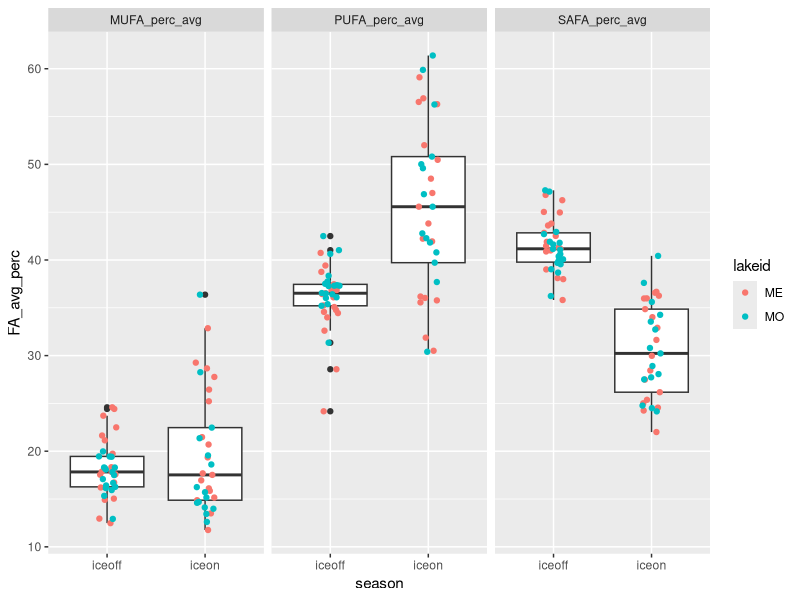
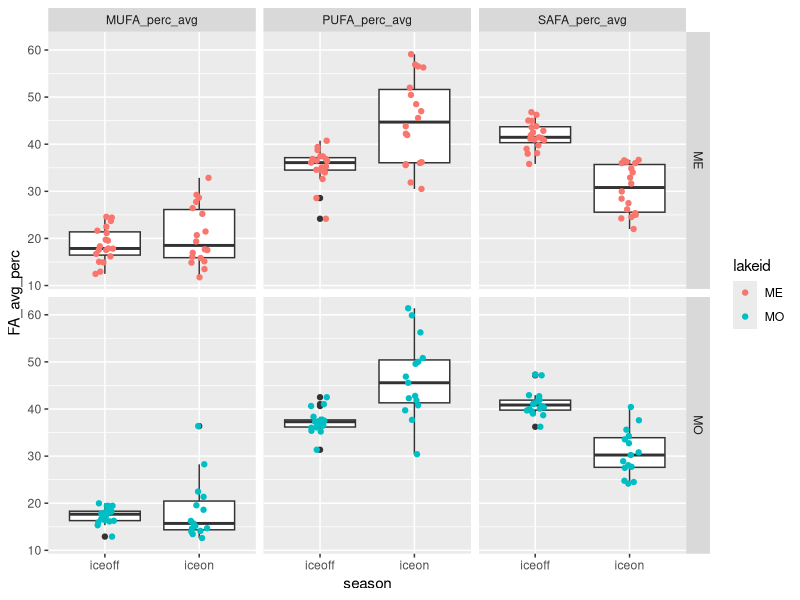
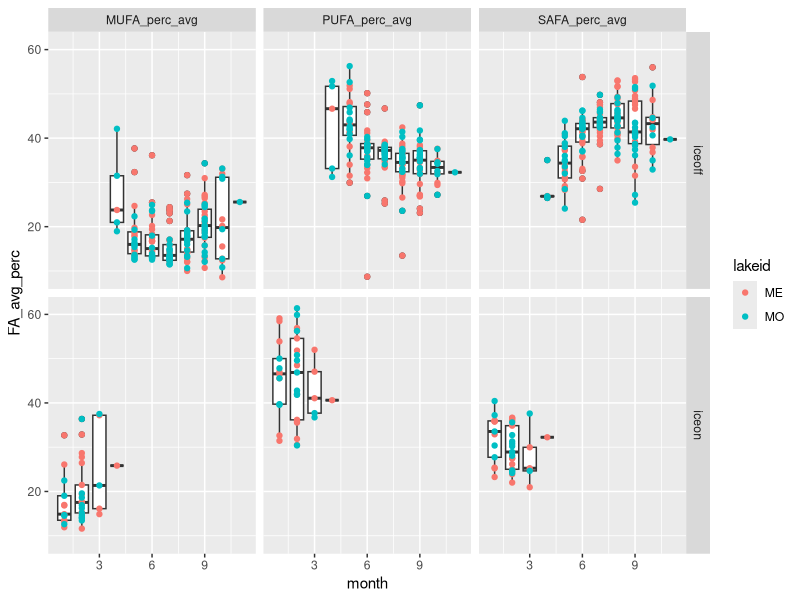
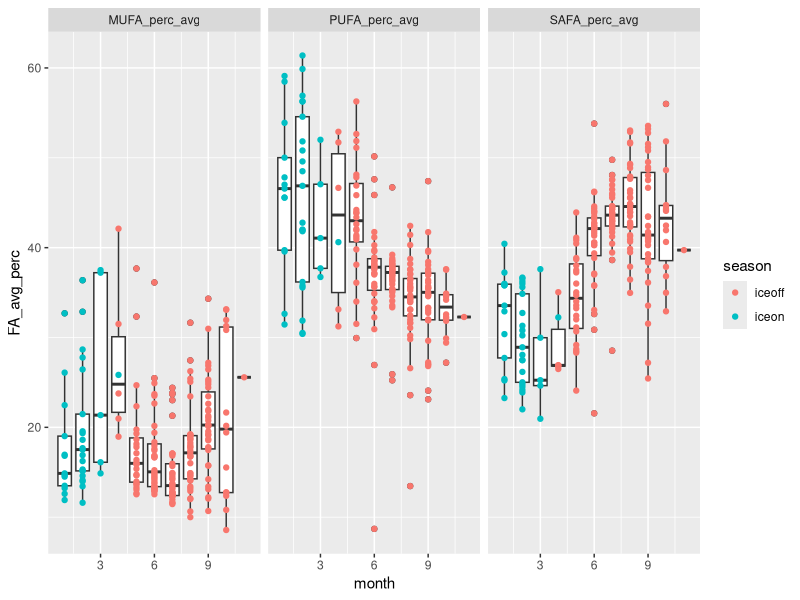
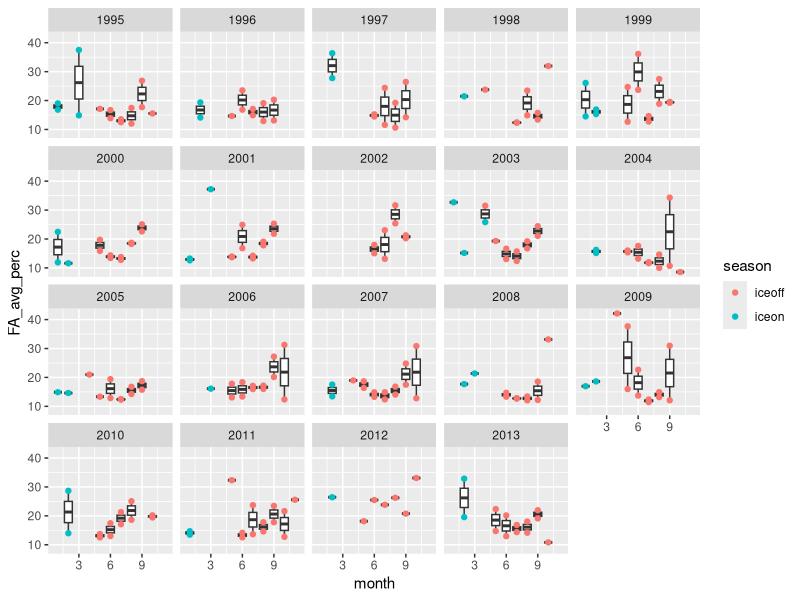
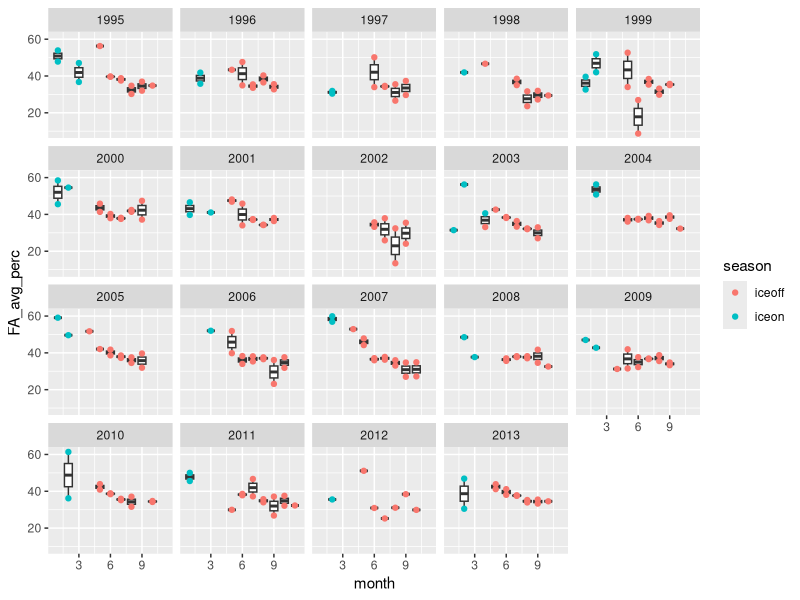
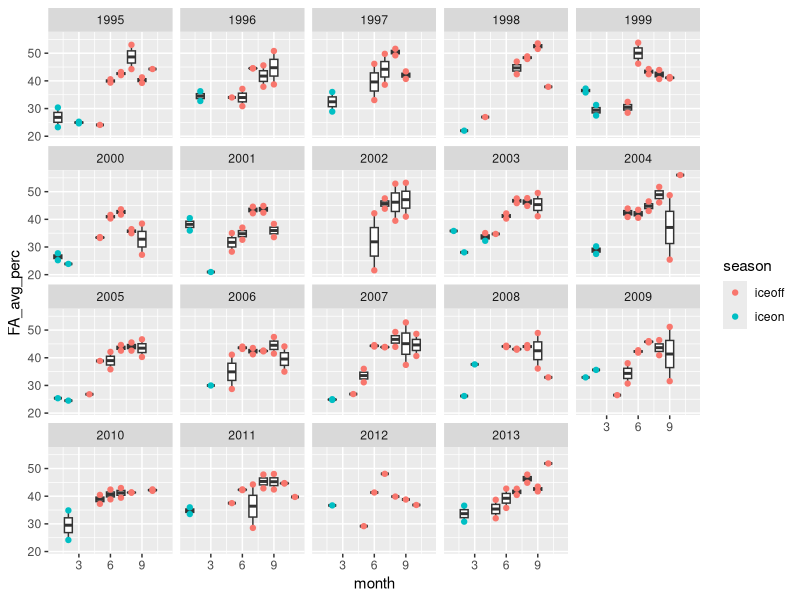

Source code (R) for these figures, in order:
# ============================================================== #
## ========================= OVERVIEW ========================= ##
# ============================================================== #

# Looking at iceon/iceoff community FA profiles
# Only using Lakes Mendota and Monona from LTER,
# as they have equivalent iceon/iceoff paired data
# Using AG PLoS paper FA dataset, with some aggregation/crosswalking
# to match LTER data.

# ============================================================== #
## =================== DATA WRANGLING STEPS =================== ##
# ============================================================== #

# 1) LTER data - read in, format dates, keep only ME/MO
# 2) read in iceon/iceoff data (ecology letters paper)
# 3) tag LTER data with season, keep only iceon/iceoff
# 4) aggregate LTER samples to month (mean taxa biomass by lake/year/month)
# 5) identify genera <5% of any sample - remove these genera
# 6) calculate dry weight (20% of wet weight)
# 7) read in FA PLoS data - keep freshwater, proportion data
# --> 7.5) fix FA/LTER group/division matches (see crosswalk.xlsx)
# 8) aggregate FA to genus and division level profiles
# 9) aggregate biomass to genus level
# 10) tag LTER data with whether has matching division/Group or genus in FA data
# 11) merge LTER with FA data (genus, division, NA matches)
# 12) weight FA data by biomass dry weight / total biomass (genus-level FA, independent of biomass)
# 13) aggregated weighted to community level 



# ============================================================== #
## ====================== SCRIPT BEGINS ======================= ##
# ============================================================== #

#load packages
library(dplyr)
library(reshape2)
library(tidyr)
library(lubridate)
library(vegan)
library(RColorBrewer)
library(ggplot2)

# ============================================================================
# ----> read in LTER phyto data

#read in, format dates so can stack ok 

madison <- read.csv("../Data/ntl88_v7.csv", stringsAsFactors = FALSE) %>% 
  mutate(date = as.Date(sampledate, format = "%m/%d/%Y")) %>% 
  select(-sampledate)

#only madison lakes have matching iceon/iceoff data
lter_lakes <- madison %>% 
  filter(lakeid %in% c("MO", "ME"))

#keep only necessary files
lter_lakes <- lter_lakes %>% 
  mutate(month = month(date),
         year = year(date)) %>% 
  select(lakeid, year, month, date, sta, depth_range, 
         division, genus, taxa_name, biomass_conc)

#=============================================================================
# ----> read in under ice data, for ice on/off timing
seasons_orig <- read.csv("../Data/under_ice_data.csv", stringsAsFactors = FALSE)

#keep only wisconsin, cols of interest, make start and end full dates
seasons_wisc <- seasons_orig %>% 
  filter(lakeregloc == "Wisconsin") %>% 
  select(year, season, lakename, lakeregloc, 
         startday, startmonth, startyear, 
         endday, endmonth, endyear) %>% #, 
  #iceduration, periodn, photicdepth, 
  #icedepth, snowdepth, airtemp) %>% 
  mutate(startmonum = match(startmonth, month.abb),
         endmonum = match(endmonth, month.abb)) %>% 
  mutate(startdate = paste(startyear, startmonum, startday, sep = "-"),
         enddate = paste(endyear, endmonum, endday, sep = "-"))

#unique(seasons_wisc$lakename)
#unique(lter_lakes$lakeid) %>% sort()

#make lakeid to match
seasons_lakes <- seasons_wisc %>% 
  mutate(lakeid = ifelse(lakename == "Lake Mendota", "ME", NA),
         lakeid = ifelse(lakename == "Lake Monona", "MO", lakeid)) %>% 
  select(season, lakeid, year, startdate, enddate) %>% 
  filter(lakeid %in% c("ME", "MO"))

# Note: we are losing the 2014/2015/2016 data by using this to subset
# we may want to go back to raw LTER ice data to get 2014/2015/2016 iceon/iceoff dates

#=============================================================================
# ----> tag data with season

lter_dates_only <- lter_lakes %>% 
  select(lakeid, year, date) %>% 
  unique() %>% 
  rename(sample_year = year) %>% 
  arrange(lakeid, sample_year)

#make seasons wide format to can have column "start", "sample", and "end" dates
seasons_lakes_wide <- seasons_lakes %>% 
  melt(id.vars = c("lakeid", "year", "season"), variable.name = "category", value.name = "date") %>% 
  mutate(seasons_category = paste(season, category, sep = "_")) %>% 
  select(-season, -category) %>% 
  dcast(lakeid + year ~ seasons_category, value.var = "date") %>% 
  rename(winter_yr = year) %>% 
  select(lakeid, winter_yr, iceon_startdate, iceon_enddate, iceoff_startdate, iceoff_enddate)

#we're only interested in iceon/iceoff
#(looking at ice vs stratified patterns in FA)

lter_seasons_pre <- merge(lter_dates_only, seasons_lakes_wide,
                      by = c("lakeid"), all.x = TRUE) %>% 
  #tag seasons with iceon/iceoff (NA if not fall within start/end dates)
  mutate(season = ifelse(date >= iceon_startdate & date <= iceon_enddate, "iceon", NA),
         season = ifelse(date >= iceoff_startdate & date <= iceoff_enddate, "iceoff", season)) %>% 
  #keep only samples that fall within iceon or iceoff
  filter(!is.na(season))

#merge back to full lter data
lter_seasons <- lter_seasons_pre %>% 
  #group things by *winter* year
  select(lakeid, date, winter_yr, season) %>% 
  merge(lter_lakes, by = c("lakeid", "date")) %>% 
  select(-year)

#=============================================================================
# ----> aggregate samples to month

#aggregate to month within *winter* year and lake (ignore station and depth for now)
#since ignoring "other" seasons, shouldn't have issue of sample dates across seasons

#using mean since some dates have multiple samples per month, while others have one or none
#using averages to account for multiple within-month samples, make comparable

lter_month <- lter_seasons %>% 
  #monthly taxa mean biomass (across stations and depth)
  group_by(lakeid, winter_yr, season, month, division, genus, taxa_name) %>% 
  summarize(biomass_ww_m = mean(biomass_conc, na.rm = TRUE)) %>% 
  as.data.frame()

#check out number of years
# lter_month %>% 
#   select(lakeid, winter_yr, season) %>% 
#   group_by(lakeid, season) %>% 
#   summarize(n = n_distinct(winter_yr))


#========================================================================
# ----> identify <5% of samples

#identify contributors (genus-level) <5% of any sample any date (within lake)
#use wet weight (shouldn't matter)

#find contributions to biomass, in terms of %
lter_contribs <- lter_month %>% 
  #for each lake/year/month, find total biomass
  group_by(lakeid, winter_yr, month) %>% 
  mutate(total_bm = sum(biomass_ww_m)) %>% 
  ungroup() %>% 
  #for lake/date, find genus biomass
  group_by(lakeid, winter_yr, month, genus) %>% 
  mutate(genus_bm = sum(biomass_ww_m)) %>% 
  as.data.frame() %>% 
  select(-taxa_name, -biomass_ww_m) %>% 
  #find percent genus biomass of total biomass
  mutate(perc_genus_bm = genus_bm / total_bm * 100) %>% 
  ungroup()  

#find genera that are ever over 5% of a sample BY LAKE
lter_high_contrib <- lter_contribs %>% 
  filter(perc_genus_bm >= 0.05)

lter_high_contrib_genera <- lter_high_contrib %>% 
  select(lakeid, genus) %>% 
  unique() %>% 
  arrange(lakeid, genus) %>% 
  mutate(high_p = "present")

#find genera that are NOT ever over 5% of a sample
lter_low_contrib <- lter_contribs %>% 
  filter(perc_genus_bm < 0.05) 

lter_low_contrib_genera <- lter_low_contrib %>% 
  select(lakeid, genus) %>% 
  unique() %>% 
  arrange(lakeid, genus) %>% 
  mutate(low_p = "present")

#merge, keep ones that are present in low and not in high
#(i.e., those that are never >=5% of a sample)
lter_remove_5 <- merge(lter_high_contrib_genera, lter_low_contrib_genera,
                       by = c("lakeid", "genus"), all = TRUE) %>% 
  #these are ones that are never >=5% of a lake sample
  filter(low_p == "present" & is.na(high_p))


#========================================================================
# ----> LTER after removals of low contributors

#by lake/date - total genus biomass AFTER remove low contribs
lter_after_remove <- lter_month %>% 
  #remove low contributors by lake and genus
  filter( !((lakeid %in% lter_remove_5$lakeid) & (genus %in% lter_remove_5$genus)) ) 

#add a dry weight biomass column
lter_use <- lter_after_remove %>% 
  mutate(biomass_dw = 0.20 * biomass_ww_m)


#========================================================================
# ----> read in fatty acid profiles

# read in PLoS fatty acid dataset
fa <- read.csv("../Data/PLoS_supp/S1_Dataset.csv", stringsAsFactors = FALSE)

#only want freshwater
#fa %>% group_by(Salinity) %>% summarize(n = length(Salinity))
fa_fresh <- filter(fa, Salinity == 0)

#want only proportion data
fa_fresh_prop <- filter(fa_fresh, Data == "prop")

#for now, we don't care about the experimental info
fa_fresh_prop_small <- fa_fresh_prop %>% 
  select(Group, Class, Order, Genus, species,
         sumSAFA, sumMUFA, sumPUFA,
         c18.2w6, c18.3w6, c18.3w3,
         c18.4w3, c18.5w3, 
         c20.4w6, c20.5w3, c22.6w3)

#========================================================================
# ----> fix FA/LTER group/division matches

#existing matches: Chlorophyta, Cryptophyta, Rhodophyta

#make match at group/division level: 
#   Cyanobacteria (FA) = Cyanophyta (LTER)
#   Dinophyta (FA) = Pyrrhophyta (LTER)
#   Euglenozoa (FA) = Euglenophyta (LTER)

#match division to non-group
#   Chrysophyta (LTER) = class Chrysophyceae (FA)
#   Xanthophyta (LTER) = class Xanthophyceae (FA)
#   Haptophyta (LTER) = genus Chromulina (FA)
#   Bacillariophyta (LTER) = average of classes 
#                 Bacillariophyceae, Fragilariophyceae, Coscinodiscophyceae (FA)
#       [Bacillariophyta is multiple classes - for these 3 classes, find average FA profile]

fa_fix <- fa_fresh_prop_small %>% 
  #first, match at group level
  mutate(GroupDiv = ifelse(Group == "Cyanobacteria", "Cyanophyta", Group),
         GroupDiv = ifelse(Group == "Dinophyta", "Pyrrhophyta", GroupDiv),
         GroupDiv = ifelse(Group == "Euglenozoa", "Euglenophyta", GroupDiv),
         #match at single class level
         GroupDiv = ifelse(Class == "Chrysophyceae", "Chrysophyta", GroupDiv),
         GroupDiv = ifelse(Class == "Xanthophyceae", "Xanthophyta", GroupDiv),
         #match at genus level
         GroupDiv = ifelse(Genus == "Chromulina", "Haptophyta", GroupDiv),
         #Bacillariophyta is multiple classes
         GroupDiv = ifelse(Class %in% c("Bacillariophyceae", "Fragilariophyceae", "Coscinodiscophyceae"),
                           "Bacillariophyta", GroupDiv))

# fa_fix %>% select(Group, GroupDiv) %>% unique()
# fa_fix %>% filter(GroupDiv %in% c("Bacillariophyta", "Xanthophyta")) %>% select(Group, Class, GroupDiv) %>% unique()
# fa_fix %>% filter(GroupDiv == "Haptophyta") %>% select(Group, Class, Genus, GroupDiv) %>% unique()
# #yes, works as it should


#========================================================================
# ----> tag LTER data with whether matching genus/division in FA data

lter_fa_tag <- lter_use %>%
  #tag at which level it matches
  #not that groupdiv level is a combination of groups/classes/genus
  mutate(cat = ifelse(division %in% fa_fix$GroupDiv, "groupdiv", NA)) %>%
  mutate(cat = ifelse(genus %in% fa_fix$Genus, "genus", cat))

tags <- lter_fa_tag %>% select(division, genus, cat) %>% unique()

# unique(fa_fix$GroupDiv) %>% sort()
# unique(lter_use$division) %>% sort()


#========================================================================
# ----> find FA genus and division-level profiles

#within genus, what's the average FA profile
fa_genus <- fa_fix %>% 
  group_by(GroupDiv, Genus) %>% 
  summarize(gen_avg_sumSAFA = mean(sumSAFA),
            gen_avg_sumMUFA = mean(sumMUFA),
            gen_avg_sumPUFA = mean(sumPUFA),
            gen_avg_c18.2w6 = mean(c18.2w6),
            gen_avg_c18.3w6 = mean(c18.3w6),
            gen_avg_c18.3w3 = mean(c18.3w3),
            gen_avg_c18.4w3 = mean(c18.4w3),
            gen_avg_c18.5w3 = mean(c18.5w3),
            gen_avg_c20.4w6 = mean(c20.4w6),
            gen_avg_c20.5w3 = mean(c20.5w3),
            gen_avg_c22.6w3 = mean(c22.6w3)) %>% 
  as.data.frame()

#within group/div (FA/LTER fixed croswalk), what's the average FA profile
fa_groupdiv <- fa_fix %>% 
  group_by(GroupDiv) %>% 
  summarize(grpdiv_avg_sumSAFA = mean(sumSAFA),
            grpdiv_avg_sumMUFA = mean(sumMUFA),
            grpdiv_avg_sumPUFA = mean(sumPUFA),
            grpdiv_avg_c18.2w6 = mean(c18.2w6),
            grpdiv_avg_c18.3w6 = mean(c18.3w6),
            grpdiv_avg_c18.3w3 = mean(c18.3w3),
            grpdiv_avg_c18.4w3 = mean(c18.4w3),
            grpdiv_avg_c18.5w3 = mean(c18.5w3),
            grpdiv_avg_c20.4w6 = mean(c20.4w6),
            grpdiv_avg_c20.5w3 = mean(c20.5w3),
            grpdiv_avg_c22.6w3 = mean(c22.6w3)) %>% 
  as.data.frame()


#========================================================================
# ----> aggregate biomass to GENUS
# when missing genus, stick with GENUS biomass but sub in DIVISION fatty acid profile

#aggregate biomass to genus
lter_level_bm <- lter_use %>% 
  group_by(lakeid, winter_yr, season, month, division, genus) %>% 
  summarize(bm_ww_g = sum(biomass_ww_m, na.rm = TRUE),
         bm_drw_g = sum(biomass_dw, na.rm = TRUE)) %>% 
  as.data.frame() 

#merge with tag info
lter_level_bm_tag <- merge(lter_level_bm, tags, by = c("division", "genus"), all = TRUE)

# lter_level_bm_tag %>%
#   select(division, genus, cat) %>%
#   unique() %>%
#   group_by(cat) %>%
#   summarize(n = length(cat)) %>%
#   as.data.frame()

#        cat  n
# 1    genus 35
# 2 groupdiv 95
# 3     <NA>  1

#========================================================================
# ----> merge with FA profiles

# --> genus level FA - matches genus-level biomass
# merges GENUS level biomass with GENUS level FA profiles
tags_fa_genus <- lter_level_bm_tag %>% 
  #only looking at genus-level matches
  filter(cat == "genus") %>% 
  #rename for downstream stacking
  rename(biomass_wet_weight = bm_ww_g,
         biomass_dry_weight = bm_drw_g) %>% 
  #merge with FA genus level data
  merge(fa_genus,  
        by.x = "genus", by.y = "Genus",
        all.x = TRUE) %>% 
  #organize columns
  select(GroupDiv, genus, cat, lakeid, winter_yr, month, season,
         biomass_wet_weight, biomass_dry_weight,
         gen_avg_sumSAFA,
         gen_avg_sumMUFA,
         gen_avg_sumPUFA,
         gen_avg_c18.2w6,
         gen_avg_c18.3w6,
         gen_avg_c18.3w3,
         gen_avg_c18.4w3,
         gen_avg_c18.5w3,
         gen_avg_c20.4w6,
         gen_avg_c20.5w3,
         gen_avg_c22.6w3)

#remove labels in headers
names(tags_fa_genus) <- gsub("gen_avg_", "", names(tags_fa_genus))

# --> division level FA - matches division level biomass
# merges GENUS level biomass with DIVISION level FA profiles
# (missing genera in FA get division level FA)
tags_fa_groupdiv <- lter_level_bm_tag %>% 
  #keep only those matching at groupdiv level
  filter(cat == "groupdiv") %>% 
  #rename for downstream stacking
  rename(biomass_wet_weight = bm_ww_g,
         biomass_dry_weight = bm_drw_g) %>% 
  #merge with FA division/group level data
  #merge with FA genus level data
  merge(fa_groupdiv,  
        by.x = "division", by.y = "GroupDiv",
        all.x = TRUE) %>% 
  rename(GroupDiv = division) %>% 
  #organize columns
  select(GroupDiv, genus, cat, lakeid, winter_yr, month, season,
         biomass_wet_weight, biomass_dry_weight,
         grpdiv_avg_sumSAFA,
         grpdiv_avg_sumMUFA,
         grpdiv_avg_sumPUFA,
         grpdiv_avg_c18.2w6,
         grpdiv_avg_c18.3w6,
         grpdiv_avg_c18.3w3,
         grpdiv_avg_c18.4w3,
         grpdiv_avg_c18.5w3,
         grpdiv_avg_c20.4w6,
         grpdiv_avg_c20.5w3,
         grpdiv_avg_c22.6w3)

#remove labels in headers
names(tags_fa_groupdiv) <- gsub("grpdiv_avg_", "", names(tags_fa_groupdiv))

# --> does NOT have associated FA
#leaving biomass at genus level
tags_fa_NA <- lter_level_bm_tag %>% 
  filter(is.na(cat)) %>% 
  rename(biomass_wet_weight = bm_ww_g,
         biomass_dry_weight = bm_drw_g) %>% 
  rename(GroupDiv = division) %>% 
  select(GroupDiv, genus, cat, lakeid, winter_yr, month, season,
         biomass_wet_weight, biomass_dry_weight) %>% 
  #add NA columns
  mutate(          sumSAFA = NA,
                   sumMUFA = NA,
                   sumPUFA = NA,
                   c18.2w6 = NA,
                   c18.3w6 = NA,
                   c18.3w3 = NA,
                   c18.4w3 = NA,
                   c18.5w3 = NA,
                   c20.4w6 = NA,
                   c20.5w3 = NA,
                   c22.6w3 = NA)

# --> merge together
full_dat <- rbind(tags_fa_genus, tags_fa_groupdiv, tags_fa_NA)


#========================================================================
# ----> weight FA profiles by biomass

# Data == "prop" is FA % of dry weight
# so it's a fatty acid proportion of dry weight (of genus or division, by cat)

# What we want is "what are the average proportions of SAFA, MUFA, PUFA 
# present in the community, irrespective of total biomass?" 
# (i.e. we know there is higher biomass in summer - the Circus Circus buffet)
# SH: pretty sure that what we want then is:(biomass_dry_weight * sumSAFA)/total dry weight

full_dat_weighted <- full_dat %>% 
  #find total dry weight biomass for each *sample point*
  group_by(lakeid, winter_yr, season, month) %>% 
  mutate(sample_date_dry_weight_total = sum(biomass_dry_weight)) %>% 
  ungroup() %>% 
  #weight FA by biomass - per row (genus within sample date)
  #if FA is % dry weight, then FA * dry weight = biomass of that FA
  #here, sample_date_dry_weight_total is community-level biomass
  #FA props are genus-level
  mutate(sumSAFA_prop = (biomass_dry_weight * sumSAFA)/sample_date_dry_weight_total,
         sumMUFA_prop = (biomass_dry_weight * sumMUFA)/sample_date_dry_weight_total,
         sumPUFA_prop = (biomass_dry_weight * sumPUFA)/sample_date_dry_weight_total,
         c18.2w6_prop = (biomass_dry_weight * c18.2w6)/sample_date_dry_weight_total,
         c18.3w6_prop = (biomass_dry_weight * c18.3w6)/sample_date_dry_weight_total,
         c18.3w3_prop = (biomass_dry_weight * c18.3w3)/sample_date_dry_weight_total,
         c18.4w3_prop = (biomass_dry_weight * c18.4w3)/sample_date_dry_weight_total,
         c18.5w3_prop = (biomass_dry_weight * c18.5w3)/sample_date_dry_weight_total,
         c20.4w6_prop = (biomass_dry_weight * c20.4w6)/sample_date_dry_weight_total,
         c20.5w3_prop = (biomass_dry_weight * c20.5w3)/sample_date_dry_weight_total,
         c22.6w3_prop = (biomass_dry_weight * c22.6w3)/sample_date_dry_weight_total) %>% 
  as.data.frame()

#filter(full_dat_weighted, lakeid == "MO" & winter_yr == 2002 & month == 8)

#keep only columns of interest
full_dat_weighted_small <- full_dat_weighted %>% 
  select(GroupDiv, genus, cat, lakeid, winter_yr, month, season, 
         sumSAFA_prop, sumMUFA_prop, sumPUFA_prop,
         c18.2w6_prop, c18.3w6_prop, c18.3w3_prop,
         c18.4w3_prop, c18.5w3_prop,
         c20.4w6_prop, c20.5w3_prop, c22.6w3_prop)

#this is basically saying:
#for each time point, a genus has some proportion FAs
#we want to aggregate to community, then to season

#ADD UP all MUFA/PUFA/SAFA within a community
#to get community-level amount
#I have proved to myself using pen, paper, and basic algebra that this will work

full_dat_weighted_date_FA <- full_dat_weighted_small %>% 
  #get community-level FA props for each time point
  group_by(lakeid, winter_yr, month, season) %>% 
  summarize(MUFA_perc = sum(sumMUFA_prop, na.rm = TRUE),
            PUFA_perc = sum(sumPUFA_prop, na.rm = TRUE),
            SAFA_perc = sum(sumSAFA_prop, na.rm = TRUE)) %>% 
  as.data.frame()

# summary(full_dat_weighted_date_FA) 

# #now aggregate to season - find average MUFA/PUFA/SAFA profile for each season (all years, boths lakes)
# full_dat_weighted_date_FA %>% 
#   group_by(season) %>% 
#   summarize(MUFA_perc_avg = mean(MUFA_perc),
#             PUFA_perc_avg = mean(PUFA_perc),
#             SAFA_perc_avg = mean(SAFA_perc)) %>% 
#   as.data.frame()
# #doesn't quite add up to 100%, more like 95%, but not unexpected since on average

#aggregate to lake/month/year/season
full_dat_weighted_month_season_FA <- full_dat_weighted_date_FA %>% 
  #aggregate across months within season, find average FAs
  group_by(lakeid, winter_yr, season, month) %>% 
  summarize(MUFA_perc_avg = mean(MUFA_perc, na.rm = TRUE),
            PUFA_perc_avg = mean(PUFA_perc, na.rm = TRUE),
            SAFA_perc_avg = mean(SAFA_perc, na.rm = TRUE)) %>% 
  as.data.frame()

#aggregate to lake/year/season
full_dat_weighted_yr_season_FA <- full_dat_weighted_date_FA %>% 
  #aggregate across months within season, find average FAs
  group_by(lakeid, winter_yr, season) %>% 
  summarize(MUFA_perc_avg = mean(MUFA_perc, na.rm = TRUE),
            PUFA_perc_avg = mean(PUFA_perc, na.rm = TRUE),
            SAFA_perc_avg = mean(SAFA_perc, na.rm = TRUE)) %>% 
  as.data.frame()
#note: doesn't add up to quite 100% (working with averages)
#also, data only goes to 2013 (may need to adjust iceon/iceoff dates from raw LTER snow/ice data)


summary(full_dat_weighted_yr_season_FA)
#MUFA: 11-36
#PUFA: 24-61
#SAFA: 22-47

# ============================================================== #
## ========= END OF DATA WRANGLING - ANALYSIS BEGINS ========== ##
# ============================================================== #

# ----> make lake/year/season data long for plotting and analysis

dat_yr_long <- full_dat_weighted_yr_season_FA %>% 
  melt(id.vars = c("lakeid", "winter_yr", "season")) %>% 
  rename(FA_type = variable, FA_avg_perc = value)

#check out data
head(dat_yr_long)

#plot it up - FAs by season
ggplot(data=dat_yr_long, aes(x=season, y=FA_avg_perc)) +
  #boxplot
  geom_boxplot() +
  #points, not overlapping, colored by lake
  geom_jitter(width = 0.1, aes(color = lakeid)) +
  #split by FA type
  facet_wrap(~FA_type)

#MUFA shows no diff, but PUFA/SAFA do:
#PUFA higher in winter, SAFA higher in summer
  
#try ANOVAs - looking at lakes together

#MUFA
mufa1 <- aov(FA_avg_perc ~ season, dat = filter(dat_yr_long, FA_type == "MUFA_perc_avg"))
summary(mufa1) #p=0.175- does not differ by season

#PUFA
pufa1 <- aov(FA_avg_perc ~ season, dat = filter(dat_yr_long, FA_type == "PUFA_perc_avg"))
summary(pufa1) #p<<0.001 (PUFA signif higher in winter)

#SAFA
safa1 <- aov(FA_avg_perc ~ season, dat = filter(dat_yr_long, FA_type == "SAFA_perc_avg"))
summary(safa1) #p<<0.001 (SAFA signif higher in winter)

#what if split lakes?
ggplot(data=dat_yr_long, aes(x=season, y=FA_avg_perc)) +
  #boxplot
  geom_boxplot() +
  #points, not overlapping, colored by lake
  geom_jitter(width = 0.1, aes(color = lakeid)) +
  #combos of laketype and FA type
  facet_grid(lakeid~FA_type)

#same trends - MUFA no diff, PUFA higher in winter, SAFA higher in summer

# ----> check out months within seasons (plots)

#make long
dat_month_long <- full_dat_weighted_month_season_FA %>% 
  melt(id.vars = c("lakeid", "winter_yr", "season", "month")) %>% 
  rename(FA_type = variable, FA_avg_perc = value)

#check out
head(dat_month_long)

#plot FA by category and month, between seasons, colored by lake
ggplot(data=dat_month_long, aes(x=month, y=FA_avg_perc, group = month)) +
  #boxplot
  geom_boxplot() +
  #points, colored by lake
  geom_point(aes(color = lakeid)) +
  #combos of season/FA type
  facet_grid(season ~ FA_type)

#together, colored by season not lake
ggplot(data=dat_month_long, aes(x=month, y=FA_avg_perc, group = month)) +
  #boxplot
  geom_boxplot() +
  #points, colored by season
  geom_point(aes(color = season)) +
  #split FAs to different plots
  facet_wrap(~FA_type)

#confirms: PUFA down during summer, SAFA up during summer

#only MUFA across years
ggplot(data=filter(dat_month_long, FA_type == "MUFA_perc_avg"), 
       aes(x=month, y=FA_avg_perc, group = month)) +
  #boxplot
  geom_boxplot() +
  #points, colored by season
  geom_point(aes(color = season)) +
  #years
  facet_wrap(~winter_yr)

#only PUFA across years
ggplot(data=filter(dat_month_long, FA_type == "PUFA_perc_avg"), 
       aes(x=month, y=FA_avg_perc, group = month)) +
  #boxplot
  geom_boxplot() +
  #points, colored by season
  geom_point(aes(color = season)) +
  #years
  facet_wrap(~winter_yr)

#only SAFA across years
ggplot(data=filter(dat_month_long, FA_type == "SAFA_perc_avg"), 
       aes(x=month, y=FA_avg_perc, group = month)) +
  #boxplot
  geom_boxplot() +
  #points, colored by season
  geom_point(aes(color = season)) +
  #years
  facet_wrap(~winter_yr)

#fewer samples in iceon, higher variance, when look at year/year
